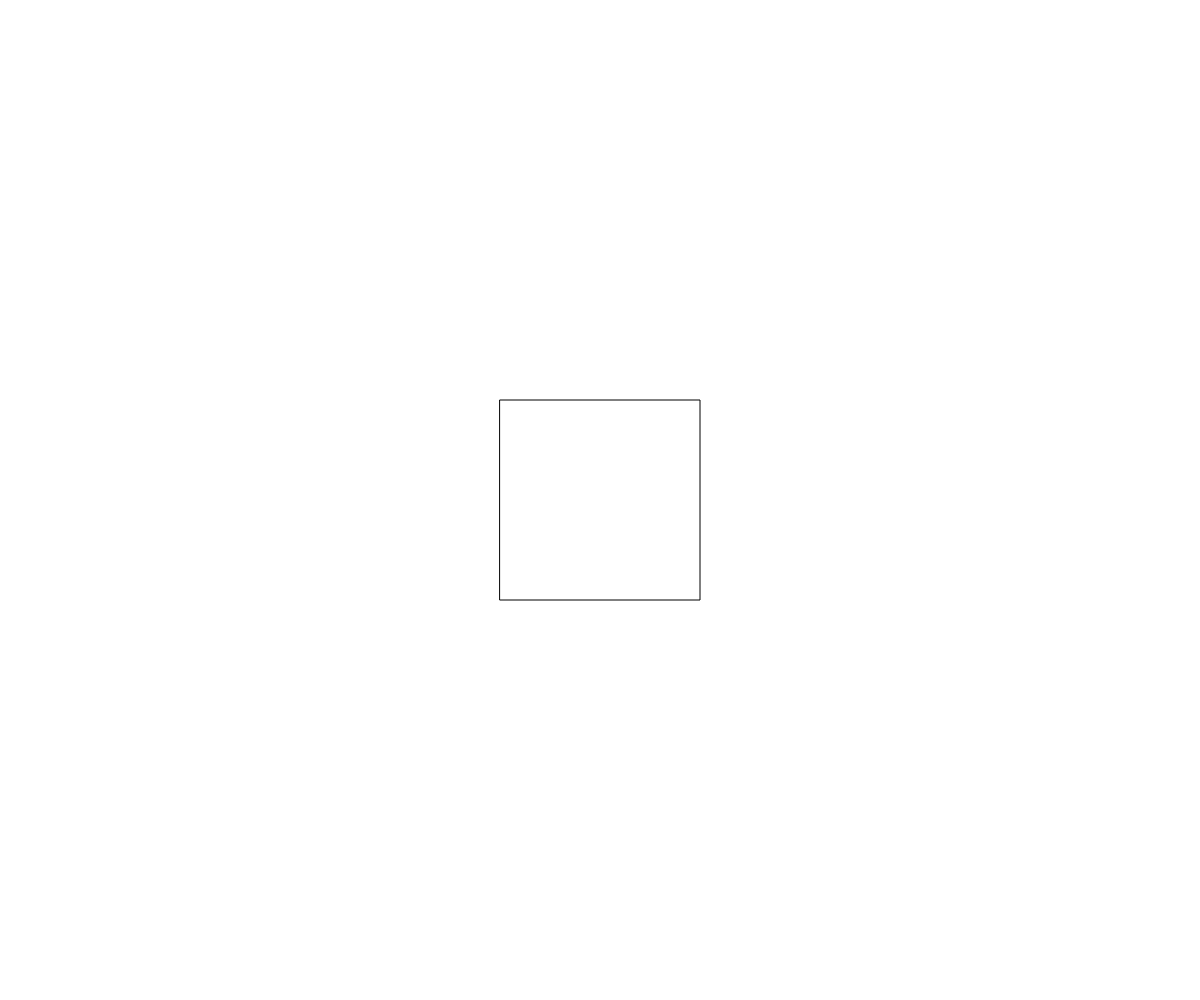
Frame 1 (no input)
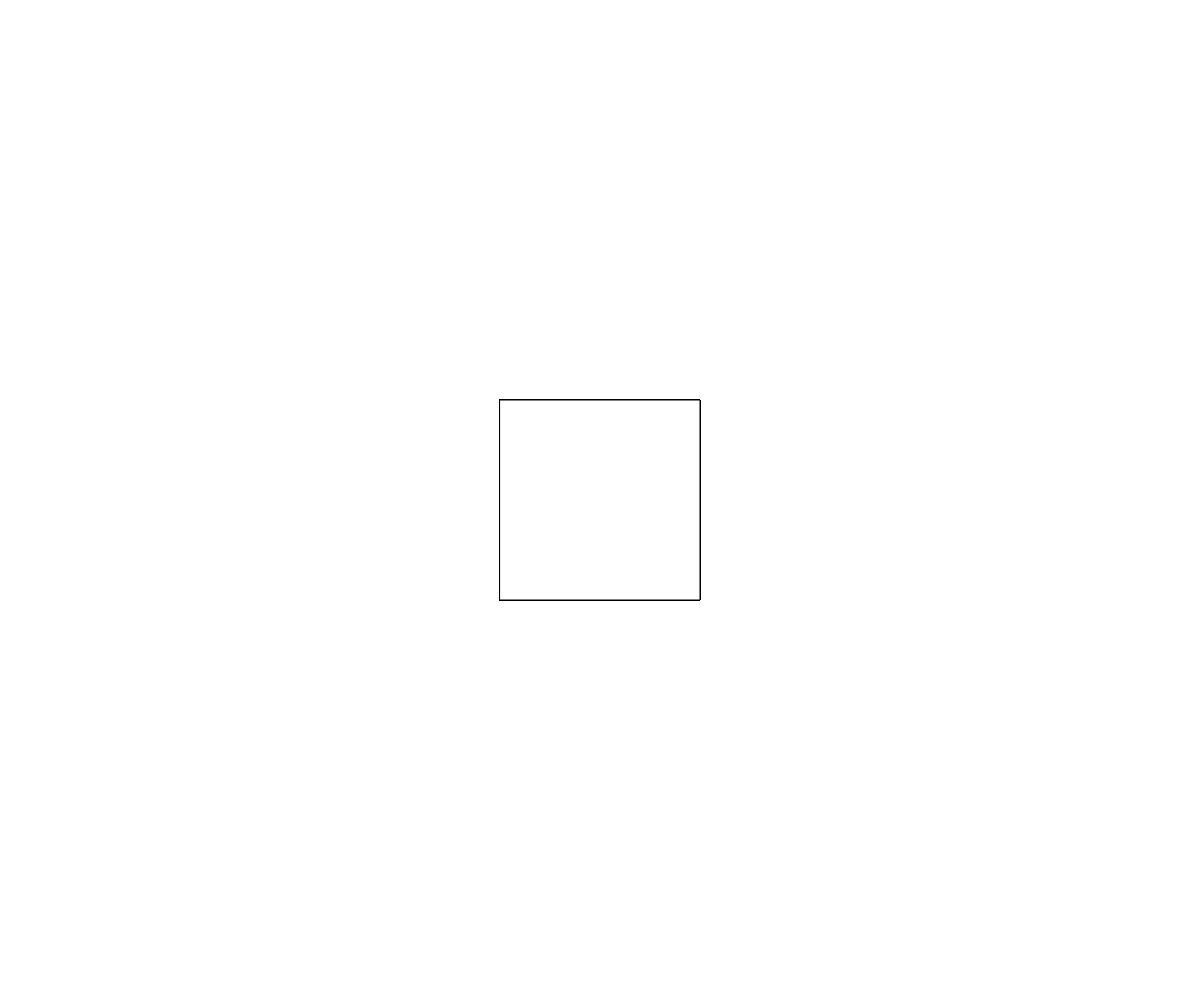
Frame 60 (no input)
Frame 120 (the mouse pressed at the canvas centre since frame 60): identical to frame 60, image omitted

The p5.js sketch that drew these frames (run headless with seeded random() and noise() and a simulated clock; from frame 60 on, the mouse is pressed at the canvas centre):

// p5.js sketch
// ── sketch.js
let lightSwitch;

function setup() {
  createCanvas(windowWidth,windowHeight);
  lightSwitch = true;
}

function draw() {
  drawLight();
}

function keyTyped() {
  if (key === ' ') {
    lightSwitch = !lightSwitch;
    return false;
  }
}

function drawLight() {
  if (lightSwitch === true) {
    fill(255);
  }
  else {
    fill(0);
  }
  rectMode(CENTER);
  rect(width / 2, height / 2, 200, 200);
}
